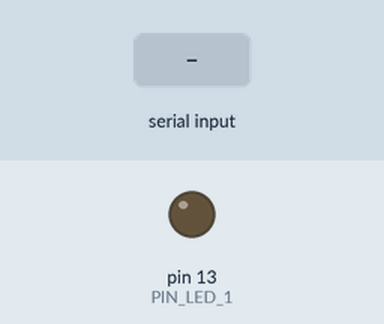
Simulated run of this sketch. Board: Arduino Uno, built with avr-gcc and run on an emulated ATmega328P. Shown: output pins drawn as LEDs (lit = HIGH). The inputs (shaded band) are chosen by the test bench.

Above: at 1.2 s.
1.3 s: "u" received over Serial
At 1.8 s:
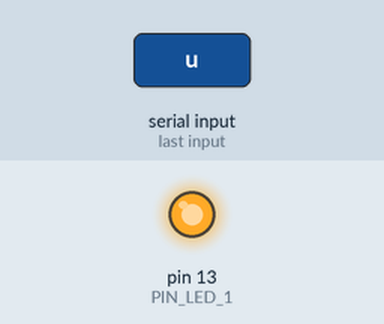
2.8 s: "d" received over Serial
At 4.1 s:
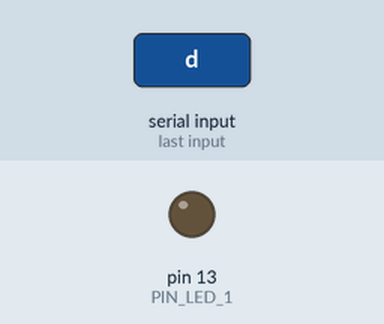
Timing chart, 0 to 5.8 s (numbered marks = the images above; inputs shaded):
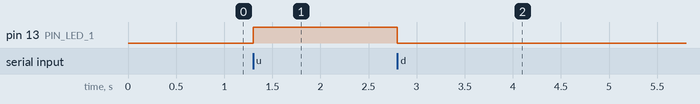

The sketch:

led_photo_distributed_serial.ino
```cpp
#define PIN_LED_1 13
#define PIN_PHOTO_SENSOR_1 A0

#define SET_ON 'u'
#define SET_OFF 'd'
#define SET_PHOTO 'p'

unsigned long previousMillis = 0;
bool isPaused = false;
void pause(unsigned long duration) {
  previousMillis = millis();
  isPaused = true;
  while (millis() - previousMillis < duration) {
  }
  isPaused = false;
}

void getting_command(){
  if (Serial.available() > 0) {
    char cmd = Serial.read();
    if (cmd == 'u') {
      digitalWrite(PIN_LED_1, HIGH);
    } else if (cmd == 'd') {
      digitalWrite(PIN_LED_1, LOW);
    } else if (cmd == 'p') {
      int val = analogRead(PIN_PHOTO_SENSOR_1);
      byte compressedValue = val / 4;
      Serial.write(compressedValue);
    }
  }
}

void setup() {
  Serial.begin(9600);
  pinMode(PIN_LED_1, OUTPUT);
}

void loop() {
  getting_command();
}
```

Measured:
- after the input at 1.3 s, pin 13 (PIN_LED_1): LOW → HIGH at once
- after the input at 2.8 s, pin 13 (PIN_LED_1): HIGH → LOW at once
